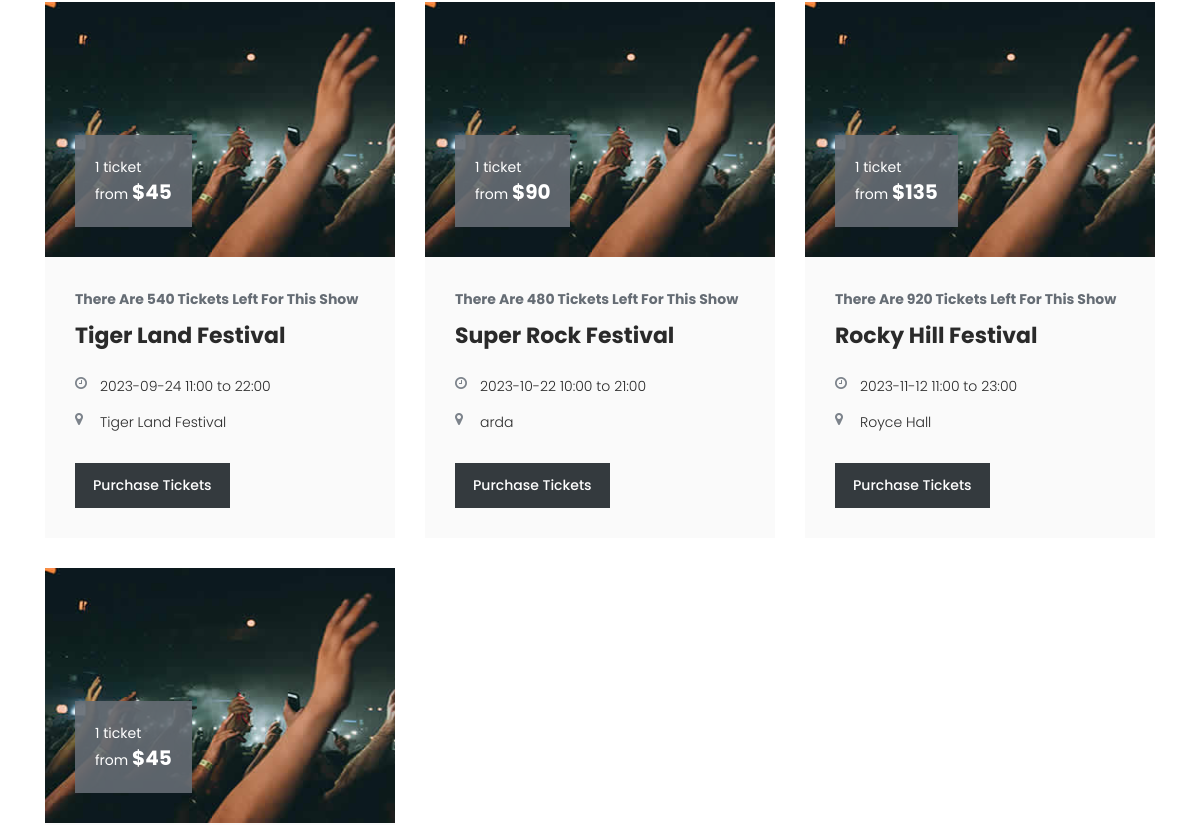
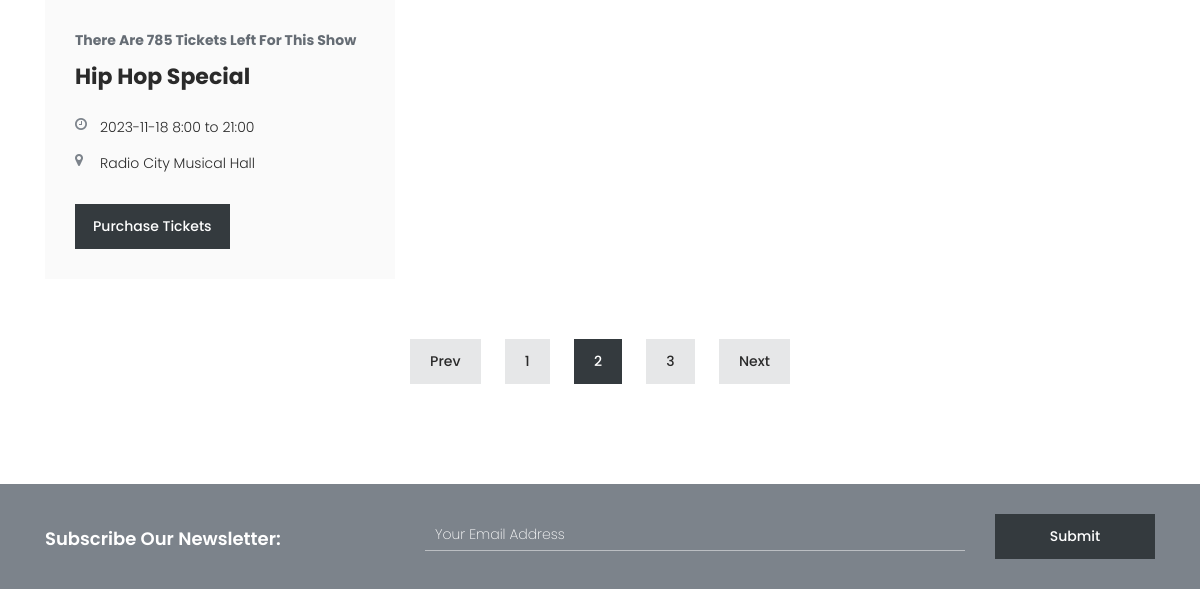
The app's page /tickets (middle part), older data (2 pictures, top to bottom).
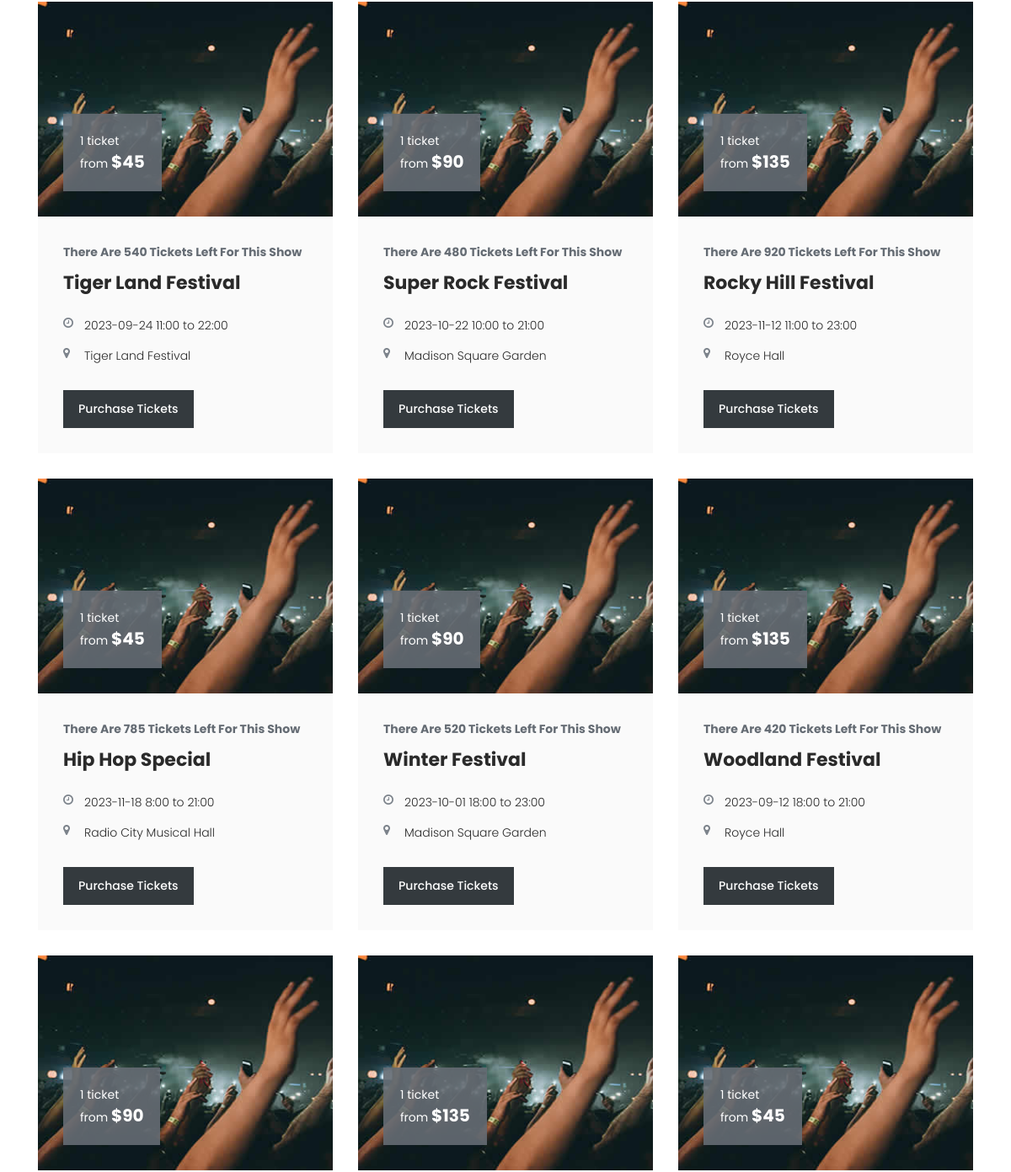
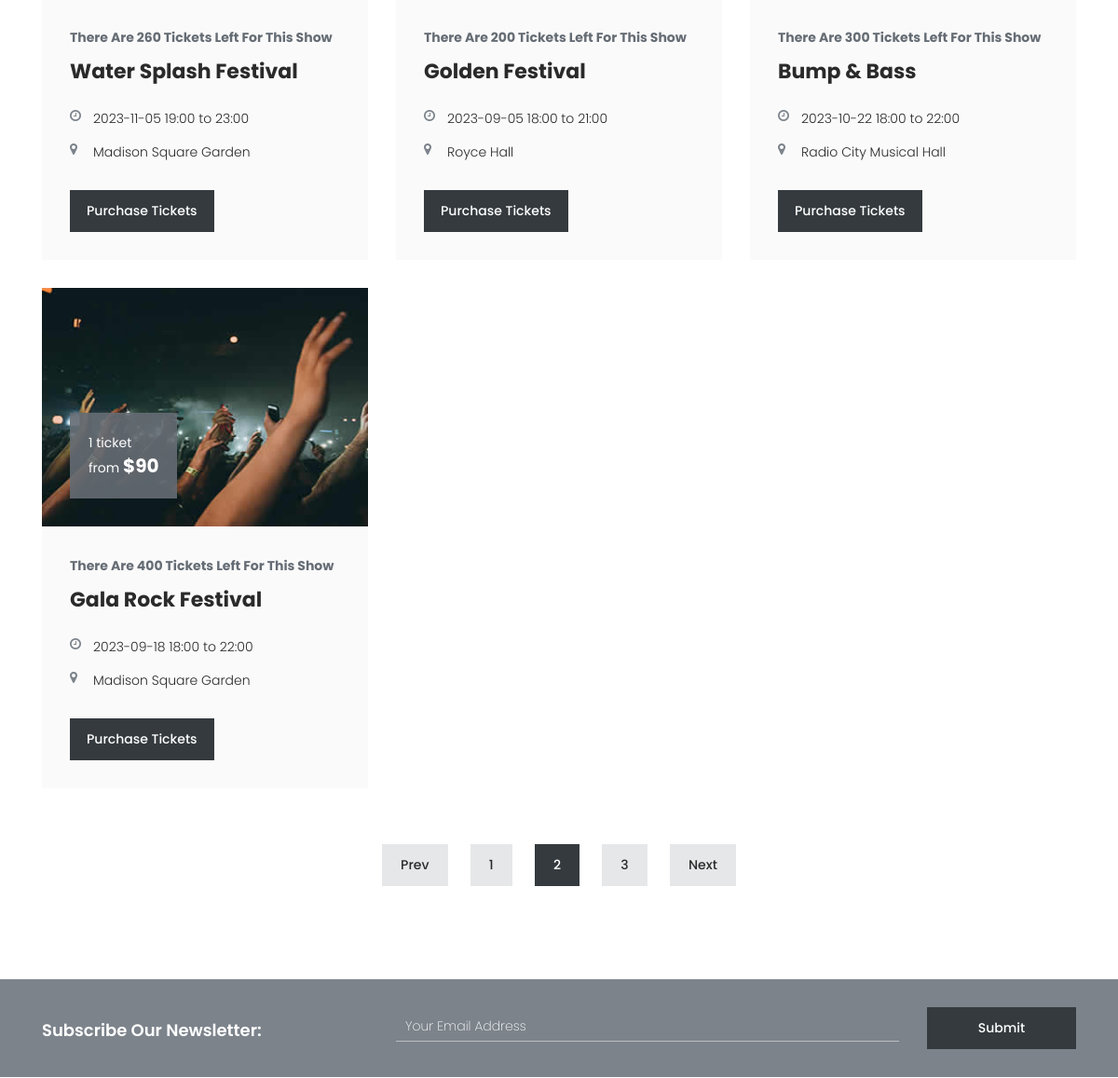
The same page, newer data (2 pictures, top to bottom).
### app/models.py (models this page shows)
class Etkinlikler(db.Model):
    etkinlik_id = db.Column(db.Integer,primary_key=True)
    etkinlik_ad = db.Column(db.String(100),nullable=False)
    etkinlik_turu = db.Column(db.String(100),nullable=False)
    etkinlik_yeri = db.Column(db.String(100),nullable=False)
    etkinlik_tarih = db.Column(db.Date, nullable=False)
    etkinlik_baslangic_saati = db.Column(db.Integer, nullable=False)
    etkinlik_bitis_saati = db.Column(db.Integer, nullable=False)
    kapasite = db.Column(db.Integer, nullable=False)
    bilet_id = db.Column(db.Integer, nullable=False)

### app/views.py (the view)
@app.route('/tickets')
def tickets():
    events = Etkinlikler.query.all()
    return render_template('tickets.html', events=events)

### app/templates/tickets.html (shortened to what this page needs)
{% extends 'base.html' %}
{%block content%}
    <div class="tickets-page">
        <div class="container">
            <div class="row">
                {% for event in events %}
                <div class="col-lg-4">
                    <div class="ticket-item">
                        <div class="thumb">
                            <img src="/static/assets/images/ticket-01.jpg" alt="">
                            <div class="price">
                                <span>1 ticket<br>from <em>${{event.bilet_id*45}}</em></span>
                            </div>
                        </div>
                        <div class="down-content">
                            <span>There Are {{event.kapasite}} Tickets Left For This Show</span>
                            <h4>{{event.etkinlik_ad}}</h4>
                            <ul>
                                <li><i class="fa fa-clock-o"></i> {{event.etkinlik_tarih}} {{event.etkinlik_baslangic_saati}}:00 to {{event.etkinlik_bitis_saati}}:00</li>
                                <li><i class="fa fa-map-marker"></i>{{event.etkinlik_yeri}}</li>
                            </ul>
                            <div class="main-dark-button">
                                <a href="ticket-details.html">Purchase Tickets</a>
                            </div>
                        </div>
                    </div>
                </div>
                {% endfor %}
                <div class="col-lg-12">
                    <div class="pagination">
                        <ul>
                            <li><a href="#">Prev</a></li>
                            <li><a href="#">1</a></li>
                            <li class="active"><a href="#">2</a></li>
                            <li><a href="#">3</a></li>
                            <li><a href="#">Next</a></li>
                        </ul>
                    </div>
                </div>
            </div>
        </div>
    </div>
    {%endblock%}

### app/templates/base.html (shortened to what this page needs)
<!DOCTYPE html>
<html lang="en">
  <head>
  <link rel="stylesheet" type="text/css" href="{{ url_for('static', filename='assets/css/bootstrap.min.css') }}">
  <link rel="stylesheet" type="text/css" href="{{ url_for('static', filename='assets/css/font-awesome.css') }}">
  <link rel="stylesheet" type="text/css" href="{{ url_for('static', filename='assets/css/owl-carousel.css') }}">
  <link rel="stylesheet" href="{{ url_for('static', filename='assets/css/tooplate-artxibition.css') }}">
    </head>
    <body>
    <main>
        {%block content%}
        {%endblock%}
    </main>
    <div class="subscribe">
        {% include "_subscribe.html" %}
    </div>
</body>
</html>

### app/templates/_subscribe.html (shortened to what this page needs)
<div class="container">
    <div class="row">
        <div class="col-lg-4">
            <h4>Subscribe Our Newsletter:</h4>
        </div>
        <div class="col-lg-8">
          <form id="subscribe" action="{{ url_for('abone_form') }}" method="post">
                <div class="row">
                  <div class="col-lg-9">
                    <fieldset>
                      <input name="mail" type="text" id="email" pattern="[^ @]*@[^ @]*" placeholder="Your Email Address" required="">
                    </fieldset>
                  </div>
                  <div class="col-lg-3">
                    <fieldset>
                      <button type="submit" id="form-submit" class="main-dark-button">Submit</button>
                    </fieldset>
                  </div>
                </div>
            </form>
        </div>
    </div>
</div>

### app/static/assets/css/tooplate-artxibition.css (style rules this page uses)
html, body, div, span, applet, object, iframe, h1, h2, h3, h4, h5, h6, p, blockquote, div pre, a, abbr, acronym, address, big, cite, code, del, dfn, em, font, img, ins, kbd, q, s, samp, small, strike, strong, sub, sup, tt, var, b, u, i, center, dl, dt, dd, ol, ul, li, figure, header, nav, section, article, aside, footer, figcaption { margin: 0; padding: 0; border: 0; outline: 0; }
ul, li { padding: 0; margin: 0; list-style: none; }
* { box-sizing: border-box; }
html, body { font-family: 'Poppins', sans-serif; font-weight: 400; background-color: #fff; font-size: 16px; -ms-text-size-adjust: 100%; -webkit-font-smoothing: antialiased; -moz-osx-font-smoothing: grayscale; }
a { text-decoration: none !important; }
h1, h2, h3, h4, h5, h6 { margin-top: 0px; margin-bottom: 0px; }
h4 { line-height: 30px; }
ul { margin-bottom: 0px; }
html, body { background: #fff; font-family: 'Poppins', sans-serif; }
.main-dark-button a { display: inline-block; font-size: 14px; padding: 12px 18px; background-color: #343a3e; color: #fff; text-align: center; font-weight: 500; text-transform: capitalize; transition: all .3s; }
.subscribe { background-color: #7c838b; padding: 30px 0px; }
.subscribe h4 { font-size: 18px; color: #fff; font-weight: 600; margin-top: 10px; }
.subscribe form input { padding: 5px 10px; width: 100%; background-color: transparent; border-top: none; border-left: none; border-right: none; border-bottom: 1px solid rgba(250,250,250,0.5); outline: none; font-size: 14px; color: #fff; font-weight: 200; margin-top: 5px; }
.subscribe form .main-dark-button { display: inline-block; font-size: 14px; padding: 12px 18px; background-color: #343a3e; color: #fff; text-align: center; font-weight: 500; text-transform: capitalize; transition: all .3s; border: none; outline: none; width: 100%; }
.tickets-page { margin-bottom: 100px; }
.tickets-page .ticket-item .thumb { position: relative; }
.tickets-page .ticket-item .thumb img { width: 100%; overflow: hidden; }
.tickets-page .ticket-item .thumb .price { background-color: rgba(101,108,116,0.9); display: inline-block; padding: 20px; position: absolute; left: 30px; bottom: 30px; }
.tickets-page .ticket-item .thumb .price span { color: #fff; font-size: 14px; line-height: 25px; }
.tickets-page .ticket-item .thumb .price span em { font-weight: 700; font-size: 20px; font-style: normal; }
.tickets-page .ticket-item { margin-bottom: 30px; }
.tickets-page .ticket-item .down-content { background-color: #fafafa; padding: 30px;; }
.tickets-page .ticket-item .down-content span { font-size: 14px; color: #656c74; font-weight: 700; }
.tickets-page .ticket-item .down-content h4 { font-size: 22px; font-weight: 700; color: #2a2a2a; margin-top: 10px; margin-bottom: 25px; }
.tickets-page .ticket-item .down-content ul li { font-size: 14px; color: #2a2a2a; font-weight: 300; margin-bottom: 15px; }
.tickets-page .ticket-item .down-content ul li i { color: #7c838b; margin-right: 10px; width: 15px; height: 25px; float: left; }
.tickets-page .ticket-item .down-content .main-dark-button { margin-top: 30px; }
.tickets-page .pagination ul { text-align: center; width: 100%; margin-top: 30px; }
.tickets-page .pagination ul li { display: inline-block; margin: 0px 10px!important; }
.tickets-page .pagination ul li a { display: inline-block; font-size: 14px; padding: 12px 20px; background-color: #e6e7e8; color: #2a2a2a; text-align: center; font-weight: 500; text-transform: capitalize; transition: all .3s; }
.tickets-page .pagination ul li a:hover, .tickets-page .pagination ul li.active a { background-color: #343a3e; color: #fff!important; }

Row changes from the older to the newer data that the page shows:
changed Etkinlikler "Super Rock Festival": etkinlik_yeri "arda" → "Madison Square Garden"
added Etkinlikler: bilet_id "90", kapasite "520", etkinlik_ad "Winter Festival", etkinlik_tarih "2023-10-01", etkinlik_baslangic_saati "18", etkinlik_bitis_saati "23", etkinlik_yeri "Madison Square Garden"
added Etkinlikler: bilet_id "135", kapasite "420", etkinlik_ad "Woodland Festival", etkinlik_tarih "2023-09-12", etkinlik_baslangic_saati "18", etkinlik_bitis_saati "21", etkinlik_yeri "Royce Hall"
added Etkinlikler: bilet_id "90", kapasite "260", etkinlik_ad "Water Splash Festival", etkinlik_tarih "2023-11-05", etkinlik_baslangic_saati "19", etkinlik_bitis_saati "23", etkinlik_yeri "Madison Square Garden"
added Etkinlikler: bilet_id "135", kapasite "200", etkinlik_ad "Golden Festival", etkinlik_tarih "2023-09-05", etkinlik_baslangic_saati "18", etkinlik_bitis_saati "21", etkinlik_yeri "Royce Hall"
added Etkinlikler: bilet_id "45", kapasite "300", etkinlik_ad "Bump & Bass", etkinlik_tarih "2023-10-22", etkinlik_baslangic_saati "18", etkinlik_bitis_saati "22", etkinlik_yeri "Radio City Musical Hall"
added Etkinlikler: bilet_id "90", kapasite "400", etkinlik_ad "Gala Rock Festival", etkinlik_tarih "2023-09-18", etkinlik_baslangic_saati "18", etkinlik_bitis_saati "22", etkinlik_yeri "Madison Square Garden"
